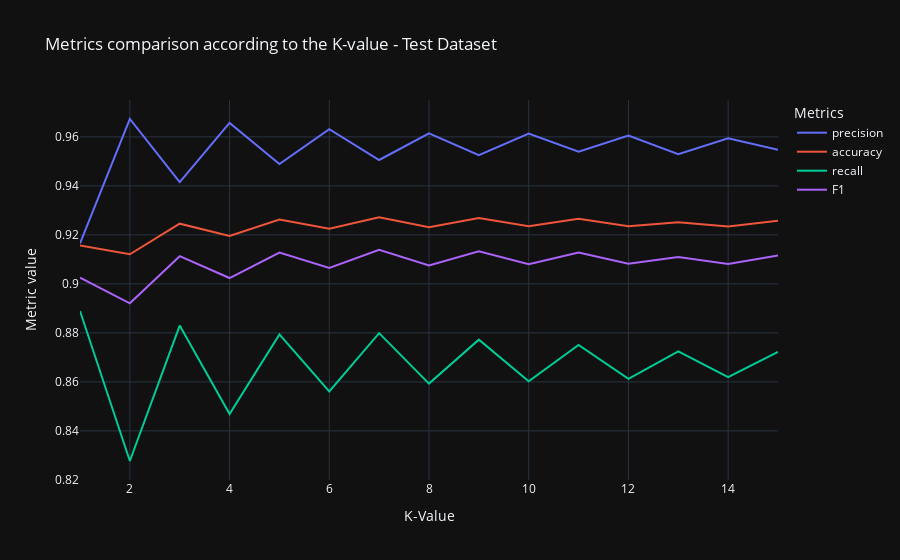

Write notebook code for a chart like this one.
### Code cell
# Plotting test results
px.line(results_test_knn, 
        x=results_test_knn['k_value'], 
        y=['precision', 'accuracy', 'recall', 'F1'],
        template='plotly_dark',
        title="Metrics comparison according to the K-value - Test Dataset",
        labels={'value': 'Metric value',
                'k_value': 'K-Value'}).update_layout(legend=dict(title="Metrics"))

### Figure 1 — Plotly figure (JSON) as saved in the notebook; plotly's stock layout.template omitted (floating-point values rounded to 4 significant figures)
{"data": [{"hovertemplate": "variable=precision<br>K-Value=%{x}<br>Metric value=%{y}<extra></extra>", "legendgroup": "precision", "line": {"color": "#636efa", "dash": "solid"}, "marker": {"symbol": "circle"}, "mode": "lines", "name": "precision", "orientation": "v", "showlegend": true, "type": "scatter", "x": [1, 2, 3, 4, 5, 6, 7, 8, 9, 10, 11, 12, 13, 14, 15], "xaxis": "x", "y": [0.9165, 0.9673, 0.9415, 0.9657, 0.9489, 0.9632, 0.9506, 0.9614, 0.9525, 0.9614, 0.954, 0.9605, 0.9529, 0.9595, 0.9547], "yaxis": "y"}, {"hovertemplate": "variable=accuracy<br>K-Value=%{x}<br>Metric value=%{y}<extra></extra>", "legendgroup": "accuracy", "line": {"color": "#EF553B", "dash": "solid"}, "marker": {"symbol": "circle"}, "mode": "lines", "name": "accuracy", "orientation": "v", "showlegend": true, "type": "scatter", "x": [1, 2, 3, 4, 5, 6, 7, 8, 9, 10, 11, 12, 13, 14, 15], "xaxis": "x", "y": [0.9157, 0.9121, 0.9246, 0.9196, 0.9263, 0.9225, 0.9272, 0.9231, 0.9269, 0.9235, 0.9266, 0.9236, 0.9251, 0.9234, 0.9258], "yaxis": "y"}, {"hovertemplate": "variable=recall<br>K-Value=%{x}<br>Metric value=%{y}<extra></extra>", "legendgroup": "recall", "line": {"color": "#00cc96", "dash": "solid"}, "marker": {"symbol": "circle"}, "mode": "lines", "name": "recall", "orientation": "v", "showlegend": true, "type": "scatter", "x": [1, 2, 3, 4, 5, 6, 7, 8, 9, 10, 11, 12, 13, 14, 15], "xaxis": "x", "y": [0.889, 0.8277, 0.883, 0.8469, 0.8794, 0.8561, 0.8799, 0.8593, 0.8773, 0.8603, 0.8751, 0.8612, 0.8725, 0.8619, 0.8722], "yaxis": "y"}, {"hovertemplate": "variable=F1<br>K-Value=%{x}<br>Metric value=%{y}<extra></extra>", "legendgroup": "F1", "line": {"color": "#ab63fa", "dash": "solid"}, "marker": {"symbol": "circle"}, "mode": "lines", "name": "F1", "orientation": "v", "showlegend": true, "type": "scatter", "x": [1, 2, 3, 4, 5, 6, 7, 8, 9, 10, 11, 12, 13, 14, 15], "xaxis": "x", "y": [0.9025, 0.8921, 0.9113, 0.9024, 0.9128, 0.9065, 0.9139, 0.9075, 0.9133, 0.908, 0.9128, 0.9082, 0.9109, 0.9081, 0.9116], "yaxis": "y"}], "layout": {"legend": {"title": {"text": "Metrics"}, "tracegroupgap": 0}, "title": {"text": "Metrics comparison according to the K-value - Test Dataset"}, "xaxis": {"anchor": "y", "domain": [0, 1], "title": {"text": "K-Value"}}, "yaxis": {"anchor": "x", "domain": [0, 1], "title": {"text": "Metric value"}}}}
